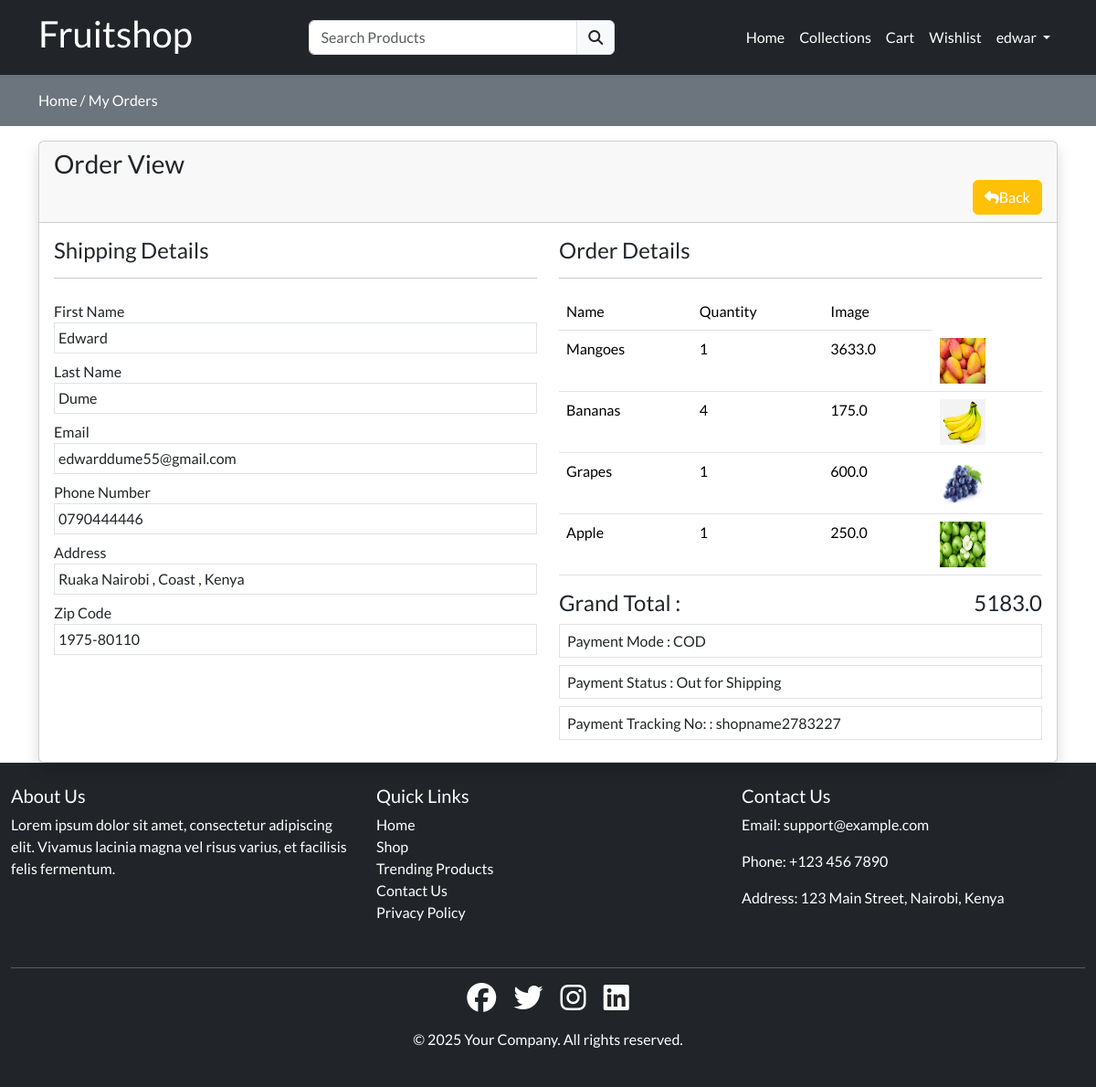
Page /view-order/shopname2783227 (signed in) on the committed database.
### store/models.py (models this page shows, shortened)
class Order(models.Model):
    orderstatus = (
        ('Pending', 'Pending'),
        ('Out for Shipping', 'Out for shipping'),
        ('Completed', 'Completed'),
    )
    user = models.ForeignKey(User, on_delete=models.CASCADE)
    fname = models.CharField(max_length=150, null=False)
    lname = models.CharField(max_length=150, null=False)
    email = models.CharField(max_length=150, null=False)
    phone = models.CharField(max_length=150, null=False)
    address = models.TextField(null=False)
    city = models.CharField(max_length=150, null=False)
    state = models.CharField(max_length=150, null=False)
    country = models.CharField(max_length=150, null=False)
    pincode = models.CharField(max_length=150, null=False)
    total_price = models.FloatField(null=False)
    payment_mode = models.CharField(max_length=150, null=False)
    payment_id = models.CharField(max_length=250, null=True)
    status = models.CharField(max_length=150, choices=orderstatus, default='Pending')
    message = models.TextField(null=True)
    tracking_no = models.CharField(max_length=150, null=True)
    created_at = models.DateTimeField(auto_now_add=True)
    update_at = models.DateTimeField(auto_now=True)

class OrderItem(models.Model):
    order = models.ForeignKey(Order, on_delete=models.CASCADE)
    product = models.ForeignKey(Product, on_delete=models.CASCADE)
    price = models.FloatField(null=False)
    quantity = models.IntegerField(null=False)

class Product(models.Model):
    category = models.ForeignKey(Category, on_delete=models.CASCADE)
    slug = models.CharField(max_length=150, null=False, blank=False)
    name = models.CharField(max_length=150, null=False, blank=False)
    product_image = models.ImageField(upload_to=get_file_path, null=True, blank= True  )
    small_description = models.CharField(max_length=150, null=False, blank=False)
    quantity = models.IntegerField(null=False,blank=False)
    description = models.TextField(max_length=500, null=False, blank=False)
    original_price= models.FloatField(null=False, blank=False)
    selling_price= models.FloatField(null=False, blank=False)
    status = models.BooleanField(default=False, help_text="0=default, 1=hidden")
    trending = models.BooleanField(default=False, help_text="0=default, 1=trending")
    tag=models.CharField(max_length=150, null=False, blank=False)
    meta_title = models.CharField(max_length=150, null=False, blank=False)
    meta_keyword = models.CharField(max_length=150, null=False, blank=False)
    meta_description = models.TextField(max_length=500, null=False, blank=False)
    created_at = models.DateTimeField(auto_now=True)

### store/controller/order.py (the view)
# urls.py: path('view-order/<t_no>', order.vieworder, name="orderview"),
def vieworder(request, t_no):
    order = Order.objects.filter(tracking_no=t_no).filter(user=request.user).first()
    orderitems = OrderItem.objects.filter(order=order)
    context = {'order':order, 'orderitems':orderitems}
    return render(request, "store/orders/view.html",context)

### store/templates/store/orders/view.html
{% extends "store/layouts/main.html" %}
{% block content %}
    <div class="py-3 bg-secondary">
        <div class="container">
            <a class="text-white" href="{% url 'home' %}">Home /</a>
            <a class="text-white" href="{% url 'myorders' %}">My Orders</a>
        </div>
    </div>
    <div class="container mt-3">
            <div class="row">
                <div class="col-md-12 ">
                    <div class="card shadow ">
                        <div class="card-header ">
                           <h3 class="mb-0"> Order View</h3>
                           <a href="{% url 'myorders'%}" class="btn btn-warning float-end text-white"><i class="fa fa-reply"></i>Back</a>
                        </div>
                        <div class="card-body">
                            <div class="row">
                                <div class="col-md-6 ">
                                    <h4>Shipping Details</h4>
                                    <hr>
                                    <label Class="mt-2">First Name</label>
                                    <div class="border p-1">{{order.fname}}</div>
                                    <label Class="mt-2">Last Name</label>
                                    <div class="border p-1">{{order.lname}}</div>
                                    <label Class="mt-2">Email</label>
                                    <div class="border p-1">{{order.email}}</div>
                                    <label Class="mt-2">Phone Number</label>
                                    <div class="border p-1">{{order.phone}}</div>
                                    <label Class="mt-2">Address</label>
                                    <div class="border p-1">
                                        {{order.address}}
                                        {{order.city}} ,
                                        {{order.state}} ,
                                        {{order.country}}
                                    </div>
                                    <label Class="mt-2">Zip Code</label>
                                    <div class="border p-1">{{order.pincode}}</div>
                                </div>
                                <div class="col-md-6 ">
                                    <h4>Order Details</h4>
                                    <hr>
                                    <table class="table table-borderd">
                                        <thead>
                                            <tr>
                                                <th> Name</th>
                                                <th>Quantity</th>
                                                <th>Image</th>
                                            </tr>
                                        </thead>
                                        <tbody>
                                            {% for item in orderitems %}
                                            <tr>
                                                <td>{{item.product.name}}</td>
                                                <td>{{item.quantity}}</td>
                                                <td>{{item.price}}</td>
                                                <td>
                                                    <img src="{{item.product.product_image.url}}" height="50px" width="50px" alt="product image">
                                                </td>
                                            </tr>
                                            {% endfor %}
                                        </tbody>
                                    </table>
                                    <h4>Grand Total : <span class="float-end"> {{order.total_price}} </span></h4>
                                    <h6 class = "border p-2">Payment Mode : {{order.payment_mode}}</h6>
                                    <h6 class = "border p-2">Payment Status : {{order.status}}</h6>
                                    <h6 class = "border p-2">Payment Tracking No: : {{order.tracking_no}}</h6>
                                </div>
                            </div>
                        </div>
                    </div>
                </div>
            </div>
    </div>
{% endblock content %}

### store/templates/store/inc/navbar.html (shortened to what this page needs)
<nav class="navbar navbar-expand-lg bg-dark">
  <div class="container">
      <a class="navbar-brand text-white" href="#"><h1>Fruitshop</h1></a>
      <div class="search-bar">
          <form action="{% url 'searchproduct' %}" method="POST">
              <div class="input-group">
                  <input type="search" required name="productsearch" class="form-control" placeholder="Search Products" id="searchproducts">
                  <button class="input-group-text" type="submit"><i class="fa fa-search"></i></button>
              </div>
          </form>
      </div>
      <div class="collapse navbar-collapse" id="navbarNav">
          <ul class="navbar-nav ms-auto">
              <li class="nav-item">
                  <a class="nav-link text-white {% if request.resolver_match.url_name == 'home'%}active {% endif %}" aria-current="page" href="{% url 'home' %}">Home</a>
              </li>
              <li class="nav-item">
                  <a class="nav-link text-white {% if request.resolver_match.url_name == 'collections'%}active {% endif %}" href="{% url 'collections'%}">Collections</a>
              </li>
              <li class="nav-item">
                  <a class="nav-link text-white {% if request.resolver_match.url_name == 'cart'%}active {% endif %}" aria-current="page" href="{% url 'cart' %}">Cart</a>
              </li>
              <li class="nav-item">
                  <a class="nav-link text-white {% if request.resolver_match.url_name == 'wishlist'%}active {% endif %}" aria-current="page" href="{% url 'wishlist' %}">Wishlist</a>
              </li>
              {% if request.user.is_authenticated %}
                  <li class="nav-item dropdown">
                      <a class="nav-link dropdown-toggle text-white" href="#" role="button" data-bs-toggle="dropdown" aria-expanded="false">
                          {{request.user}}
                      </a>
                  </li>
              {% endif %}
          </ul>
      </div>
  </div>
</nav>

### static/css/custom.css (style rules this page uses)
.search-bar { width: 30% !important; margin-left: 10%; }

### store/templates/store/layouts/main.html (style rules this page uses)
* { font-family: "Lato", sans-serif; font-weight: 400; }
a { text-decoration: none; color: #000; }

### rows in the picture
Order: fname "Edward", lname "Dume", email "edwarddume55@gmail.com", phone "0790444446", address "Ruaka", city "Nairobi", state "Coast", country "Kenya", pincode "1975-80110", total_price "5183.0", payment_mode "COD", status "Out for Shipping", tracking_no "shopname2783227"
OrderItem: product.name "Mangoes", quantity "1", price "3633.0", product.product_image (picture)
OrderItem: product.name "Bananas", quantity "4", price "175.0", product.product_image (picture)
OrderItem: product.name "Grapes", quantity "1", price "600.0", product.product_image (picture)
OrderItem: product.name "Apple", quantity "1", price "250.0", product.product_image (picture)

### other values in the picture
{{ request.user }} "edwar"
